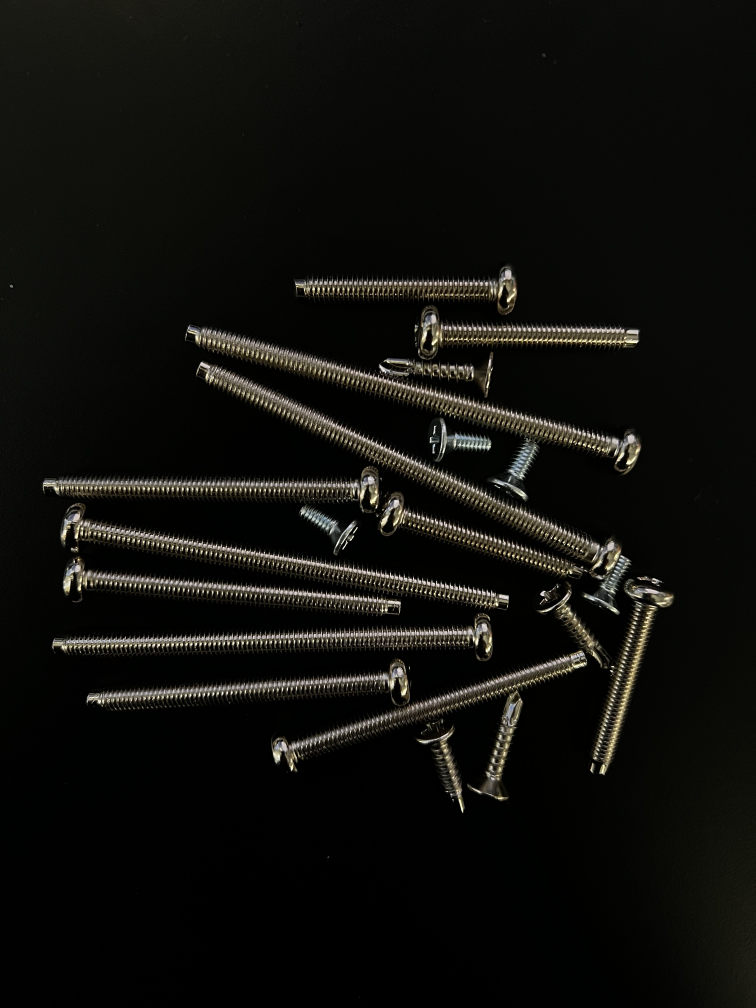
#> input picture black.jpg, 3024 x 4032 px, found by its file name (shown at 1/4 size)
$ python 2test.py
#> lines starting #> are read from the running program, lines starting #| are printed output that depends on the picture; after the words box and inside, x2 and y2 are one past the last pixel; in counts of white or black regions, pixels touching at a corner belong together
import cv2
import numpy as np
from matplotlib import pyplot as plt
img = cv2.imread("/Users/Danny/Desktop/GitHub/coding-academy-jioh/black.jpg")
#> img is the input picture: shape (4032, 3024, 3); mean B, G, R 12.4, 15.6, 16
img = cv2.resize(img, (0,0), fx=0.2,fy=0.2,interpolation=cv2.INTER_AREA)
#> img: shape (806, 605, 3)
# 이진 이미지로 변환
gray = cv2.cvtColor(img, cv2.COLOR_BGR2GRAY)
ret, thresh = cv2.threshold(gray, 0, 255, cv2.THRESH_BINARY_INV+cv2.THRESH_OTSU)
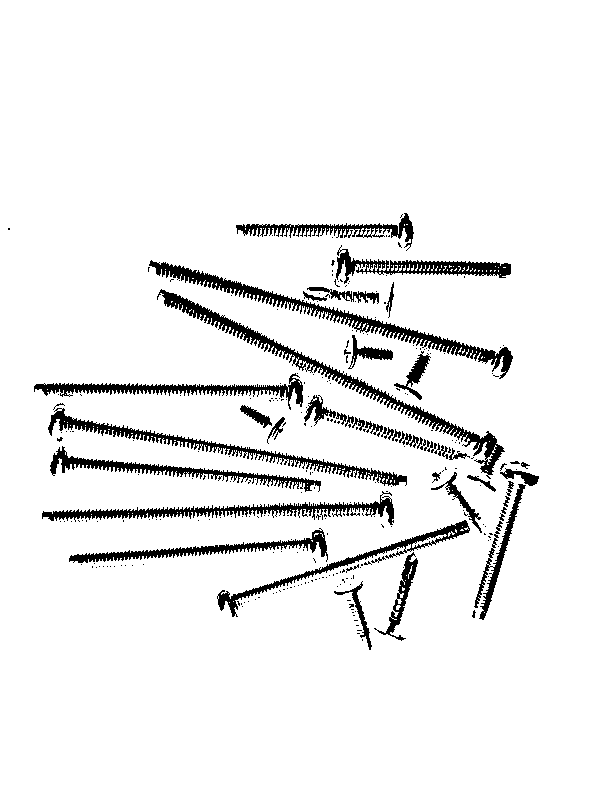
#> thresh: shape (806, 605); 93.4% white; 292 black regions (241 under 20 px), largest, box (x1, y1, x2, y2) and area: (157, 289, 505, 479) 3931, (149, 260, 513, 379) 3836, (48, 408, 407, 486) 2793
#> ret = 64
# 잡음 제거
kernel = np.ones((3,3), np.uint8)
opening = cv2.morphologyEx(thresh, cv2.MORPH_OPEN, kernel, iterations=2)
#> opening: shape (806, 605); 90.6% white; 26 black regions (13 under 20 px), largest, box (x1, y1, x2, y2) and area: (148, 245, 513, 400) 10075, (157, 289, 505, 492) 7494, (69, 468, 486, 641) 7260
# 이미지 확장을 통해 확실한 배경 요소 확보
sure_bg = cv2.dilate(opening, kernel, iterations=3)
#> sure_bg: shape (806, 605); 96.6% white; 35 black regions (13 under 20 px), largest, box (x1, y1, x2, y2) and area: (159, 265, 509, 381) 2612, (167, 296, 499, 472) 2070, (51, 495, 390, 519) 1682
# distance transform을 적용하면 중심으로 부터 Skeleton Image를 얻을 수 있음.
# 이 결과에 Threshold를 적용하여 확실한 객체 또는 전경 요소를 확보
dist_transform = cv2.distanceTransform(opening, cv2.DIST_L2, 3)
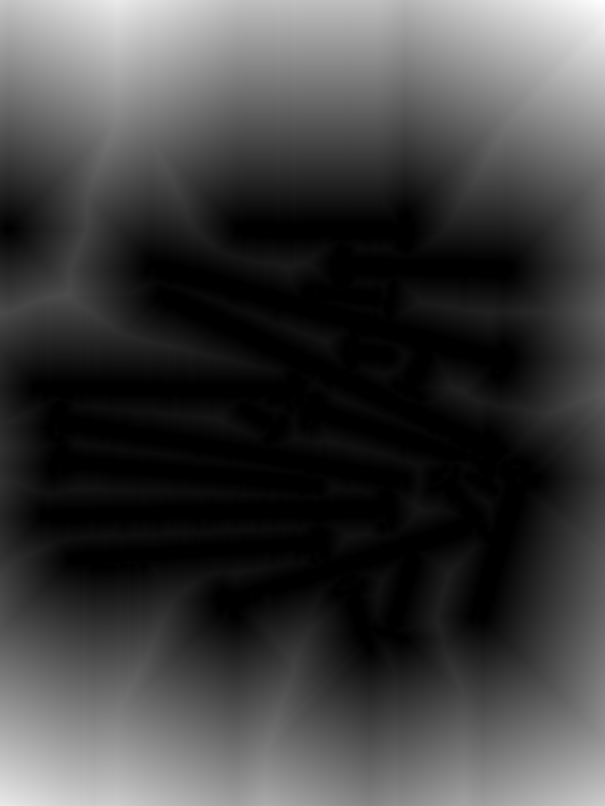
#> dist_transform: shape (806, 605) float32; min 0, max 285.4, mean 71.1; drawn with min black and max white
ret, sure_fg = cv2.threshold(dist_transform, 0.5*dist_transform.max(), 255, 0)
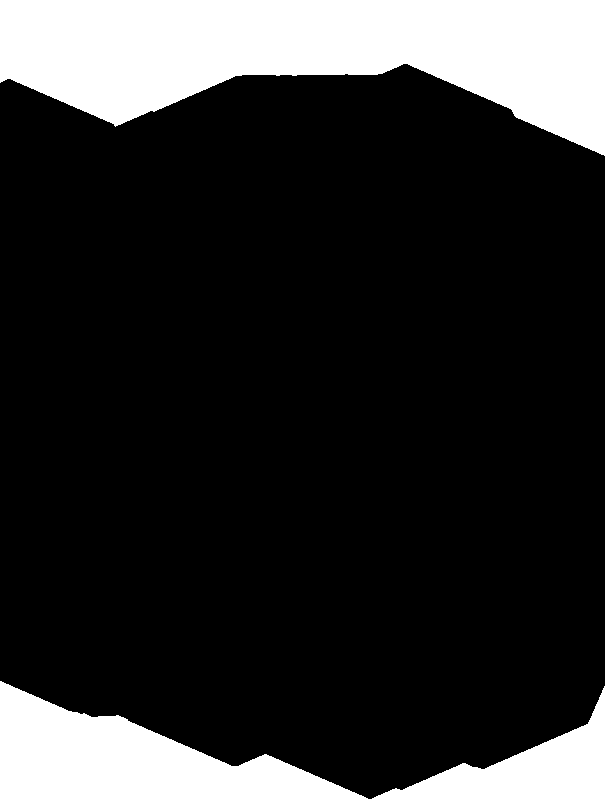
#> sure_fg: shape (806, 605) float32; 19.2% white; 2 white regions, box (x1, y1, x2, y2) and area: (0, 0, 605, 156) 58295, (0, 681, 605, 806) 35104
#> ret = 142.7
sure_fg = np.uint8(sure_fg)
# 배경과 전경을 제외한 영역 곳을 확보
unknown = cv2.subtract(sure_bg, sure_fg)
#> unknown: shape (806, 605); 77.5% white; 37 black regions (13 under 20 px), largest, box (x1, y1, x2, y2) and area: (0, 0, 605, 156) 58295, (0, 681, 605, 806) 35104, (159, 265, 509, 381) 2612
# 마커 생성 작성
ret, markers = cv2.connectedComponents(sure_fg)
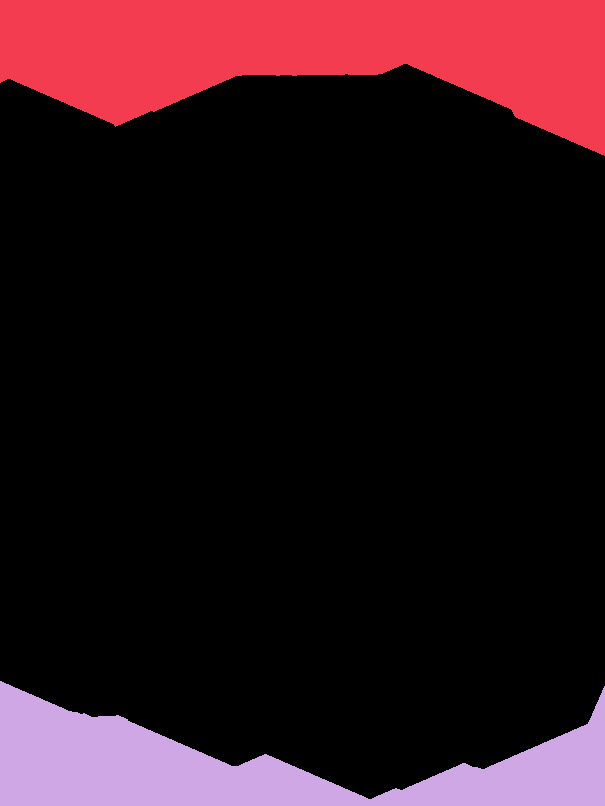
#> markers: shape (806, 605) int32; 3 distinct labels, from 0 to 2; one colour per label, 0 black
#> ret = 3
markers = markers + 1
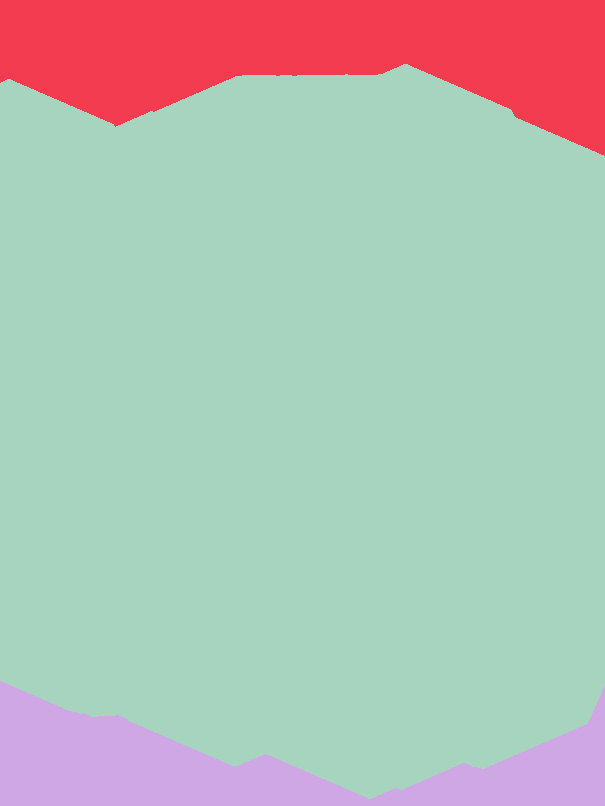
#> markers: shape (806, 605) int32; 3 distinct labels, from 1 to 3; one colour per label, 0 black
markers[unknown == 255] = 0
#> markers: shape (806, 605) int32; 4 distinct labels, from 0 to 3
# 앞서 생성한 마커를 이용해 Watershed 알고리즘을 적용
markers = cv2.watershed(img, markers)
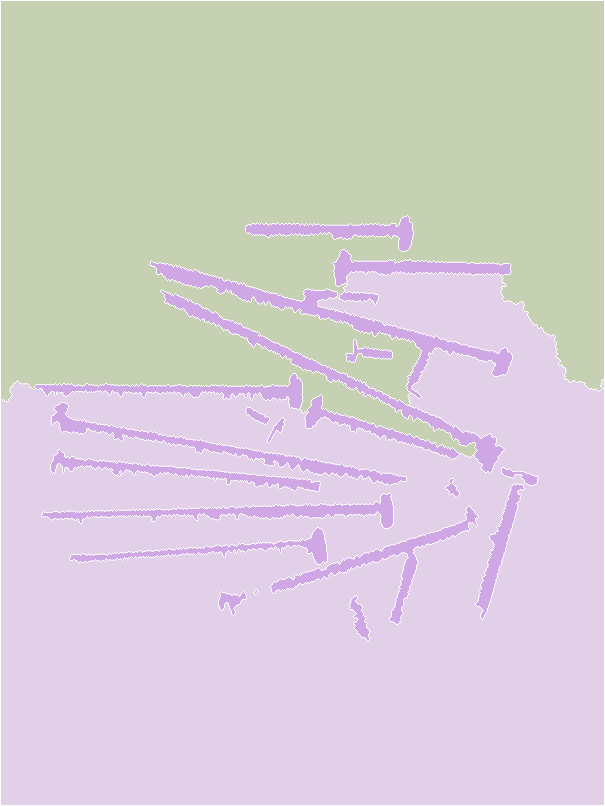
#> markers: shape (806, 605) int32; 4 distinct labels, from -1 to 3; one colour per label, 0 black, -1 white
img[markers == -1] = [255,0,0]
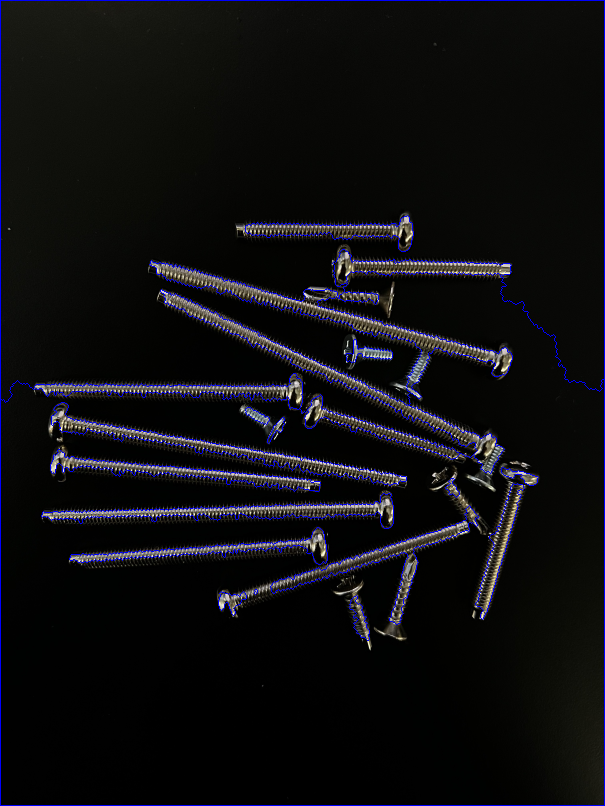
#> img: shape (806, 605, 3); mean B, G, R 16.9, 14.1, 14.4
images = [gray,thresh,opening, sure_bg, dist_transform, sure_fg, unknown, markers, img]
titles = ['Gray', 'Binary', 'Opening', 'Sure BG', 'Distance', 'Sure FG', 'Unknow', 'Markers', 'Result']
for i in range(len(images)):
    plt.subplot(3,3,i+1)
    plt.imshow(images[i])
    plt.title(titles[i])
    plt.xticks([])
    plt.yticks([])
#> this loop made 9 passes
plt.show()
#> figure, not shown here; B, G, R data is drawn as R, G, B
